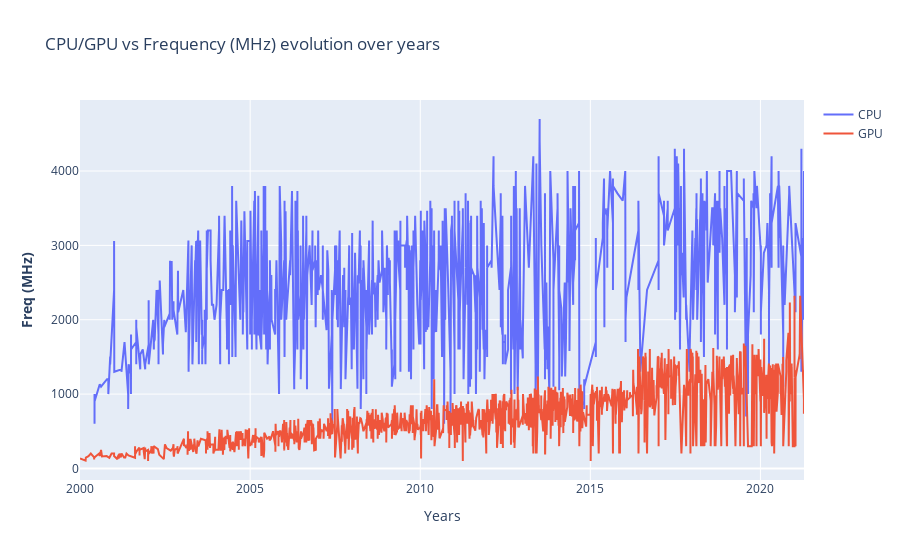

The code cell stored with this chart in its notebook:
### Markdown cell above
### Análise - Frequency

### Code cell
fig = make_subplots()

# Add traces
fig.add_trace(
    go.Scatter(x= df_cpu.index, y=df_cpu["Freq (MHz)"] ,name= "CPU")
)

fig.add_trace(
    go.Scatter(x= df_gpu.index,y= df_gpu["Freq (MHz)"], name= "GPU")
)

# Add figure title
fig.update_layout(
    title_text="CPU/GPU vs Frequency (MHz) evolution over years"
)

# Set x-axis title
fig.update_xaxes(title_text="Years")

# Set y-axes titles
fig.update_yaxes(title_text="<b>Freq (MHz)</b>", secondary_y=False)

fig.show()

### Figure 1 — Plotly figure (JSON) as saved in the notebook; plotly's stock layout.template omitted (floating-point values rounded to 4 significant figures; data arrays with more than 128 entries replaced by an {"elided": "..."} marker saying what was removed)
{"data": [{"name": "CPU", "type": "scatter", "x": {"elided": "2143 str values"}, "y": {"elided": "2143 int values"}}, {"name": "GPU", "type": "scatter", "x": {"elided": "2611 str values"}, "y": {"elided": "2611 int values"}}], "layout": {"title": {"text": "CPU/GPU vs Frequency (MHz) evolution over years"}, "xaxis": {"anchor": "y", "domain": [0, 1], "title": {"text": "Years"}}, "yaxis": {"anchor": "x", "domain": [0, 1], "title": {"text": "<b>Freq (MHz)</b>"}}}}
